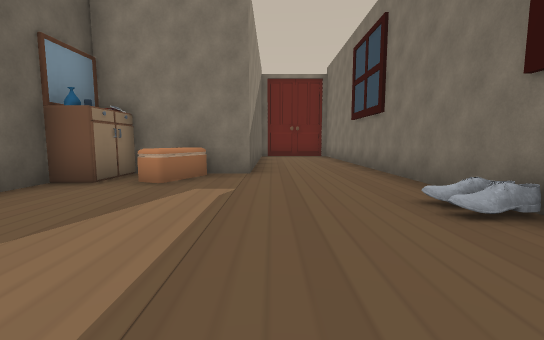
view 1 (above)

15 first-person views from a walk through a Unity game level. The camera is 1.3 m above the floor, tilts 6° down and sees 90° across. The floor is counted in squares, 2 m on a side. Each view is taken from the middle of a square. On the plan, view 1 faces up. The plan holds only what a view shows up to about 9 squares ahead; the rest is blank. The place goes on beyond the plan. The player is left out. Some animated figures are not drawn. Door leaves are left out, so doorways stand open.

view 2
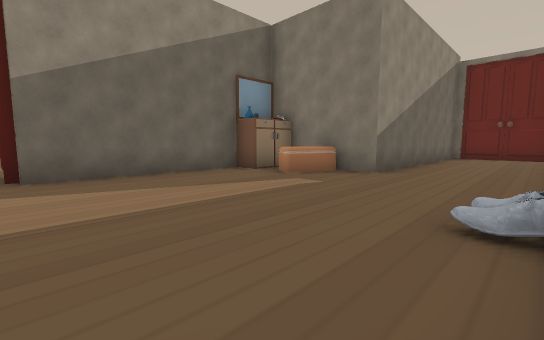

view 3
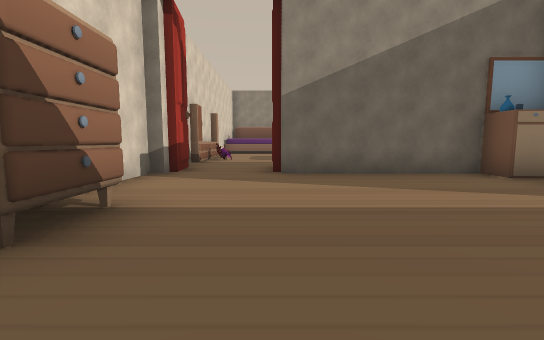

view 4
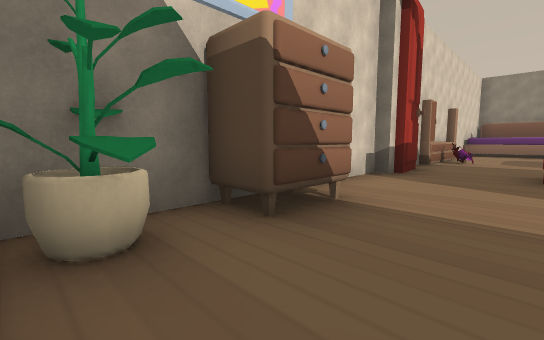

view 5
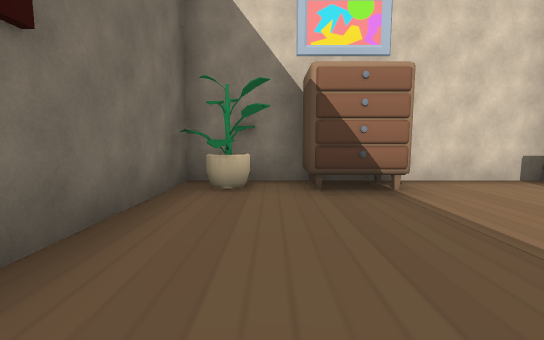

view 6
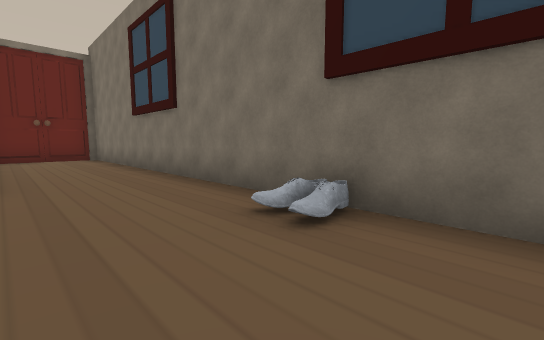

view 7
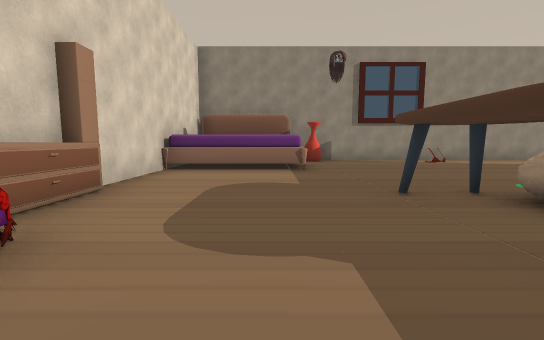

view 8
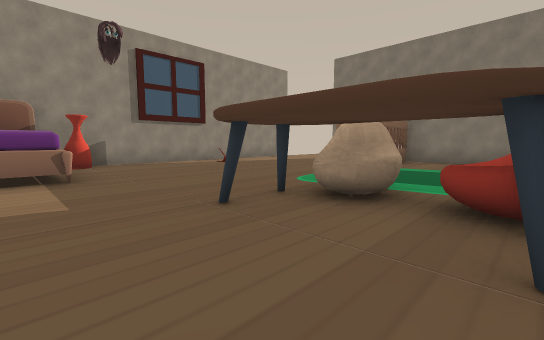

view 9
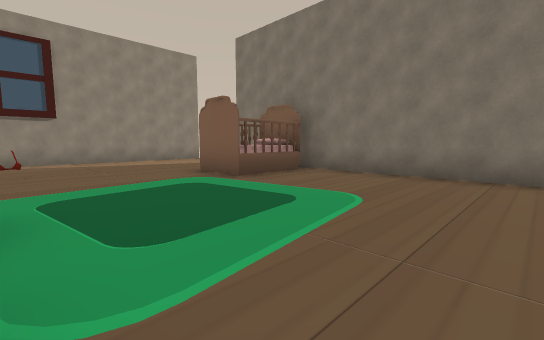

view 10
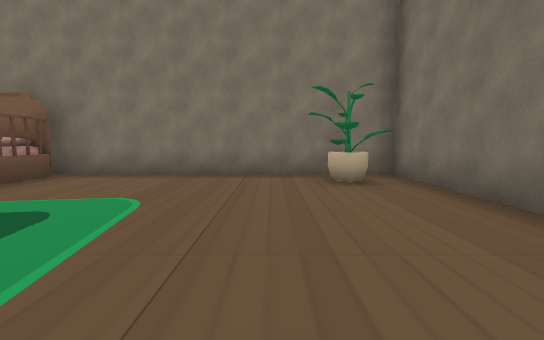

view 11
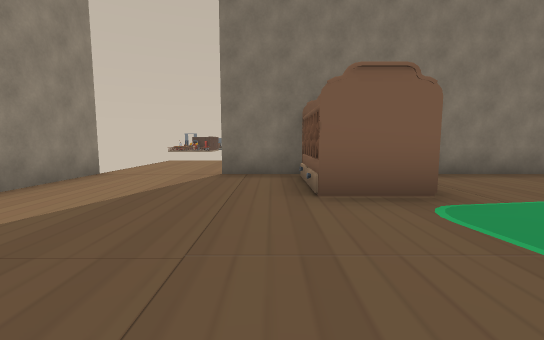

view 12
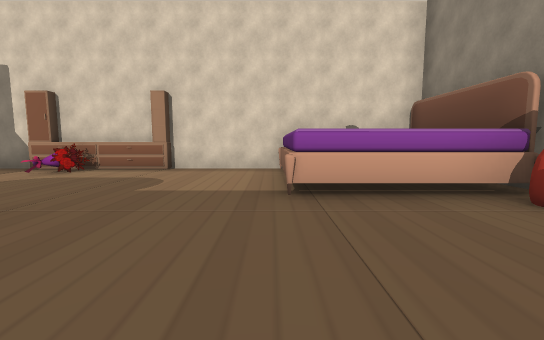

view 13
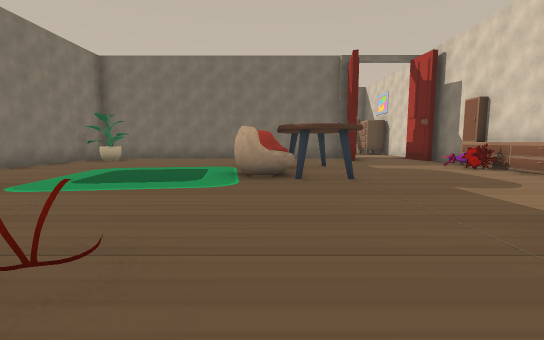

view 14
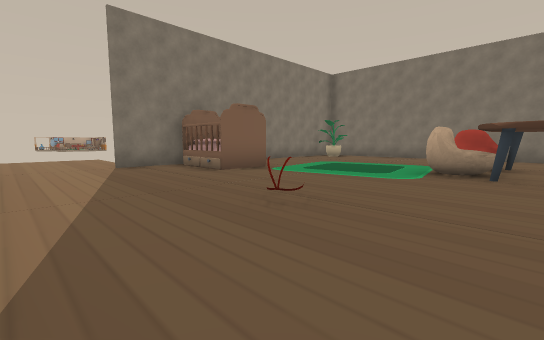

view 15
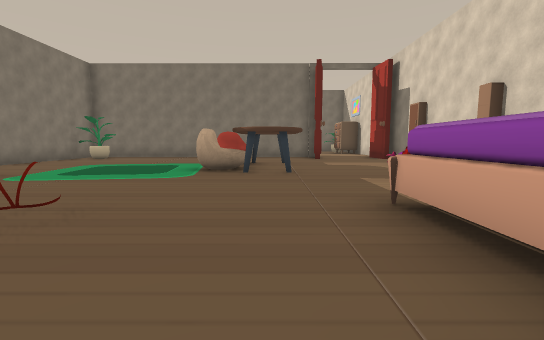

### Floor plan
Points are (right, up) in squares from view 1. A wall is a line through its corners. A room is listed if a view was taken in it or the views show most of it. See-through windows are left out.
Room 1 (views 1, 2, 3, 4, 5, 6)
walls: (-3.5, 4.2) (-3.5, 0.1); (0.4, -2.5) (2.4, -2.5) (2.4, 11.4); (-3.6, -2.5) (-1.2, -2.5); (-4.9, -2.1) (-3.7, -2); (-0.4, 10.4) (-0.4, 5.5) (-2.9, 5.5); (2, 12) (0, 12)
ways out: opening at (-4, -1) to room 2
objects: other object (-3, 4) to (-2, 5); dresser (0, -2); plant (2, -2); other object (2, 2)
Room 2 (views 7, 8, 9, 10, 11, 12, 13, 14, 15)
walls: (-3.6, 2) (-3.6, 3.4); (-3.6, 6.4) (-3.6, 9.4) (-13, 9.4); (-12.9, -2.5) (-9.5, -2.5); (-6.5, -2.5) (-4.9, -2.5); (-15.5, 9.5) (-15.5, 0.2)
ways out: opening at (-4, -1) to room 1
objects: other object (-15, -2) to (-13, 0); vase (-15, 1); other object (-13, 4); other object (-11, 8) to (-10, 9); other object (-9, -3) to (-7, -3); other object (-9, 3); other object (-8, -2); table (-7, 2); other object (-7, 3); plant (-5, 9)

Where each view was taken, in squares from view 1:
view 1: 0 up, 0 right, facing up
view 2: 0 up, 2 right, facing up-left
view 3: 0 up, 2 right, facing left
view 4: 0 up, 2 right, facing down-left
view 5: 2 up, 1 right, facing down
view 6: 1 up, 0 right, facing up-right
view 7: 0 up, 6 left, facing left
view 8: 0 up, 7 left, facing up-left
view 9: 4 up, 6 left, facing up-left
view 10: 4 up, 6 left, facing up
view 11: 4 up, 12 left, facing up
view 12: 4 up, 12 left, facing down
view 13: 3 up, 14 left, facing right
view 14: 2 up, 15 left, facing up-right
view 15: 2 up, 15 left, facing right
